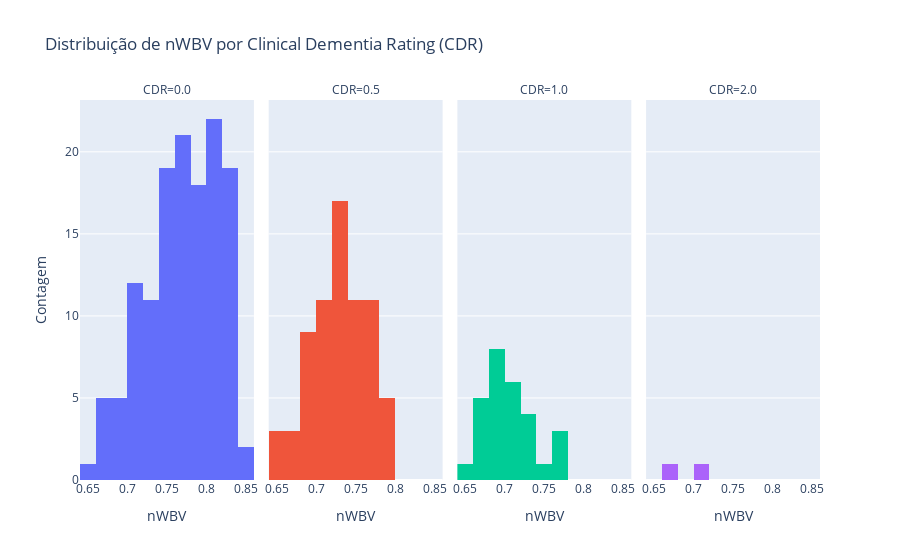

The notebook cell this image was saved under:
### Code cell
# Criando o histograma com gráficos separados para cada CDR
fig = px.histogram(
    data, 
    x="nWBV", 
    color='CDR', 
    facet_col='CDR', 
    title="Distribuição de nWBV por Clinical Dementia Rating (CDR)"
)

# Ajustando os títulos e layout do gráfico
fig.update_layout(
    xaxis_title='nWBV',
    yaxis_title='Contagem',
    showlegend=False
)
fig.show()

### Figure 1 — Plotly figure (JSON) as saved in the notebook; plotly's stock layout.template omitted (floating-point values rounded to 4 significant figures; data arrays with more than 128 entries replaced by an {"elided": "..."} marker saying what was removed)
{"data": [{"alignmentgroup": "True", "bingroup": "x", "hovertemplate": "CDR=0.0<br>nWBV=%{x}<br>count=%{y}<extra></extra>", "legendgroup": "0.0", "marker": {"color": "#636efa", "pattern": {"shape": ""}}, "name": "0.0", "offsetgroup": "0.0", "orientation": "v", "showlegend": true, "type": "histogram", "x": {"elided": "135 float values"}, "xaxis": "x", "yaxis": "y"}, {"alignmentgroup": "True", "bingroup": "x", "hovertemplate": "CDR=0.5<br>nWBV=%{x}<br>count=%{y}<extra></extra>", "legendgroup": "0.5", "marker": {"color": "#EF553B", "pattern": {"shape": ""}}, "name": "0.5", "offsetgroup": "0.5", "orientation": "v", "showlegend": true, "type": "histogram", "x": [0.708, 0.719, 0.739, 0.765, 0.757, 0.71, 0.772, 0.758, 0.709, 0.787, 0.734, 0.765, 0.776, 0.727, 0.772, 0.693, 0.726, 0.736, 0.797, 0.709, 0.695, 0.784, 0.753, 0.689, 0.727, 0.687, 0.771, 0.653, 0.716, 0.722, 0.692, 0.644, 0.701, 0.786, 0.736, 0.742, 0.689, 0.709, 0.679, 0.745, 0.676, 0.751, 0.694, 0.727, 0.706, 0.738, 0.723, 0.693, 0.735, 0.756, 0.773, 0.76, 0.678, 0.694, 0.743, 0.716, 0.76, 0.705, 0.794, 0.644, 0.763, 0.742, 0.747, 0.773, 0.723, 0.721, 0.739, 0.728, 0.748, 0.73], "xaxis": "x2", "yaxis": "y2"}, {"alignmentgroup": "True", "bingroup": "x", "hovertemplate": "CDR=1.0<br>nWBV=%{x}<br>count=%{y}<extra></extra>", "legendgroup": "1.0", "marker": {"color": "#00cc96", "pattern": {"shape": ""}}, "name": "1.0", "offsetgroup": "1.0", "orientation": "v", "showlegend": true, "type": "histogram", "x": [0.738, 0.674, 0.695, 0.697, 0.699, 0.668, 0.73, 0.655, 0.715, 0.665, 0.672, 0.669, 0.739, 0.703, 0.715, 0.683, 0.684, 0.745, 0.69, 0.692, 0.763, 0.736, 0.706, 0.761, 0.715, 0.715, 0.687, 0.762], "xaxis": "x3", "yaxis": "y3"}, {"alignmentgroup": "True", "bingroup": "x", "hovertemplate": "CDR=2.0<br>nWBV=%{x}<br>count=%{y}<extra></extra>", "legendgroup": "2.0", "marker": {"color": "#ab63fa", "pattern": {"shape": ""}}, "name": "2.0", "offsetgroup": "2.0", "orientation": "v", "showlegend": true, "type": "histogram", "x": [0.703, 0.665], "xaxis": "x4", "yaxis": "y4"}], "layout": {"annotations": [{"font": {}, "showarrow": false, "text": "CDR=0.0", "x": 0.1175, "xanchor": "center", "xref": "paper", "y": 1, "yanchor": "bottom", "yref": "paper"}, {"font": {}, "showarrow": false, "text": "CDR=0.5", "x": 0.3725, "xanchor": "center", "xref": "paper", "y": 1, "yanchor": "bottom", "yref": "paper"}, {"font": {}, "showarrow": false, "text": "CDR=1.0", "x": 0.6275, "xanchor": "center", "xref": "paper", "y": 1, "yanchor": "bottom", "yref": "paper"}, {"font": {}, "showarrow": false, "text": "CDR=2.0", "x": 0.8825, "xanchor": "center", "xref": "paper", "y": 1, "yanchor": "bottom", "yref": "paper"}], "barmode": "relative", "legend": {"title": {"text": "CDR"}, "tracegroupgap": 0}, "showlegend": false, "title": {"text": "Distribuição de nWBV por Clinical Dementia Rating (CDR)"}, "xaxis": {"anchor": "y", "domain": [0, 0.235], "title": {"text": "nWBV"}}, "xaxis2": {"anchor": "y2", "domain": [0.255, 0.49], "matches": "x", "title": {"text": "nWBV"}}, "xaxis3": {"anchor": "y3", "domain": [0.51, 0.745], "matches": "x", "title": {"text": "nWBV"}}, "xaxis4": {"anchor": "y4", "domain": [0.765, 1.0], "matches": "x", "title": {"text": "nWBV"}}, "yaxis": {"anchor": "x", "domain": [0, 1], "title": {"text": "Contagem"}}, "yaxis2": {"anchor": "x2", "domain": [0, 1], "matches": "y", "showticklabels": false}, "yaxis3": {"anchor": "x3", "domain": [0, 1], "matches": "y", "showticklabels": false}, "yaxis4": {"anchor": "x4", "domain": [0, 1], "matches": "y", "showticklabels": false}}}
